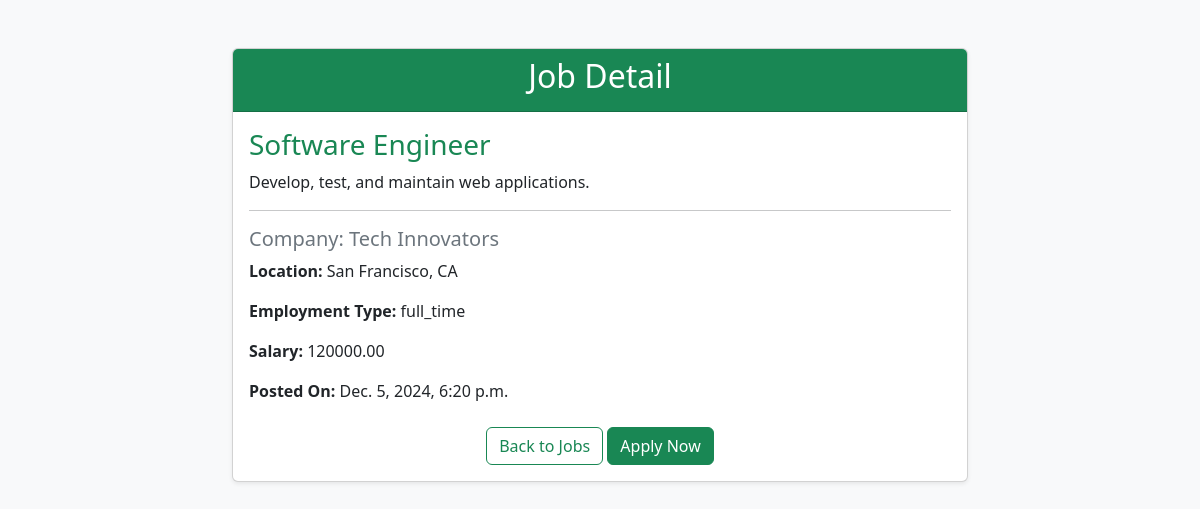
The page /jobportal/4/ on the database its author committed.
### jobportal/models.py (models this page shows, shortened)
class AddJob(models.Model):
    EMPLOYMENT_CHOICES = [
        ('full_time', 'Full-time'),
        ('part_time', 'Part-time'),
        ('contract', 'Contract'),
        ('internship', 'Internship'),
        ('freelance', 'Freelance'),
    ]
    title = models.CharField(max_length=255)
    description = models.TextField()
    company_name = models.CharField(max_length=255)
    location = models.CharField(max_length=255)
    employment_type = models.CharField(max_length=20, choices=EMPLOYMENT_CHOICES)
    salary = models.DecimalField(max_digits=10, decimal_places=2, null=True, blank=True)
    posted_date = models.DateTimeField(auto_now_add=True)

### jobportal/views.py (the view)
# urls.py: path('jobportal/<int:job_id>/', JobDetails, name='job-details'),
def JobDetails(request, job_id):
    job = AddJob.objects.get(id=job_id)
    return render(request, '../templates/jobportal/job_detail.html', {
        'job': job
    })

### jobportal/templates/jobportal/job_detail.html (shortened to what this page needs)
<!DOCTYPE html>
<html lang="en">
<head>
    <link href="https://cdn.jsdelivr.net/npm/bootstrap@5.3.3/dist/css/bootstrap.min.css" rel="stylesheet">
</head>
<body class="bg-light">
<div class="container py-5">
    <div class="row justify-content-center">
        <div class="col-md-8">
            <div class="card shadow-sm">
                <div class="card-header bg-success text-white text-center">
                    <h2>Job Detail</h2>
                </div>
                <div class="card-body">
                    <h3 class="card-title text-success">{{ job.title }}</h3>
                    <p class="card-text">{{ job.description }}</p>
                    <hr>
                    <h5 class="text-secondary">Company: {{ job.company_name }}</h5>
                    <p><strong>Location:</strong> {{ job.location }}</p>
                    <p><strong>Employment Type:</strong> {{ job.employment_type }}</p>
                    <p><strong>Salary:</strong> {{ job.salary }}</p>
                    <p><strong>Posted On:</strong> {{ job.posted_date }}</p>
                    <div class="text-center mt-4">
                        <a href="/" class="btn btn-outline-success">Back to Jobs</a>
                        <button type="button" class="btn btn-success" data-bs-toggle="modal" data-bs-target="#applyModal">Apply Now</button>
                    </div>
                </div>
            </div>
        </div>
    </div>
</div>
</body>
</html>

### rows shown on the page
AddJob: title "Software Engineer", description "Develop, test, and maintain web applications.", company_name "Tech Innovators", location "San Francisco, CA", employment_type "full_time", salary "120000.00", posted_date "Dec. 5, 2024, 6:20 p.m."
